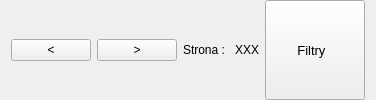
                      <widget class="QWidget" name="widget_9" native="true">
                       <property name="sizePolicy">
                        <sizepolicy hsizetype="Fixed" vsizetype="Fixed">
                         <horstretch>0</horstretch>
                         <verstretch>0</verstretch>
                        </sizepolicy>
                       </property>
                       <layout class="QHBoxLayout" name="horizontalLayout_4">
                        <property name="topMargin">
                         <number>0</number>
                        </property>
                        <property name="bottomMargin">
                         <number>0</number>
                        </property>
                        <item>
                         <widget class="QPushButton" name="prevEmailTableBtn">
                          <property name="sizePolicy">
                           <sizepolicy hsizetype="Fixed" vsizetype="Fixed">
                            <horstretch>0</horstretch>
                            <verstretch>0</verstretch>
                           </sizepolicy>
                          </property>
                          <property name="text">
                           <string>&lt;</string>
                          </property>
                         </widget>
                        </item>
                        <item>
                         <widget class="QPushButton" name="nextEmailTableBtn">
                          <property name="sizePolicy">
                           <sizepolicy hsizetype="Fixed" vsizetype="Fixed">
                            <horstretch>0</horstretch>
                            <verstretch>0</verstretch>
                           </sizepolicy>
                          </property>
                          <property name="text">
                           <string>&gt;</string>
                          </property>
                         </widget>
                        </item>
                        <item>
                         <widget class="QLabel" name="label_20">
                          <property name="sizePolicy">
                           <sizepolicy hsizetype="Fixed" vsizetype="Preferred">
                            <horstretch>0</horstretch>
                            <verstretch>0</verstretch>
                           </sizepolicy>
                          </property>
                          <property name="text">
                           <string>Strona : </string>
                          </property>
                         </widget>
                        </item>
                        <item>
                         <widget class="QLabel" name="pageNumberLabel">
                          <property name="sizePolicy">
                           <sizepolicy hsizetype="Fixed" vsizetype="Preferred">
                            <horstretch>0</horstretch>
                            <verstretch>0</verstretch>
                           </sizepolicy>
                          </property>
                          <property name="text">
                           <string>XXX</string>
                          </property>
                         </widget>
                        </item>
                        <item>
                         <widget class="QPushButton" name="showSearchPanelBtn">
                          <property name="sizePolicy">
                           <sizepolicy hsizetype="Minimum" vsizetype="Preferred">
                            <horstretch>0</horstretch>
                            <verstretch>0</verstretch>
                           </sizepolicy>
                          </property>
                          <property name="minimumSize">
                           <size>
                            <width>100</width>
                            <height>0</height>
                           </size>
                          </property>
                          <property name="font">
                           <font>
                            <pointsize>10</pointsize>
                            <bold>false</bold>
                            <hintingpreference>PreferDefaultHinting</hintingpreference>
                           </font>
                          </property>
                          <property name="text">
                           <string>Filtry  </string>
                          </property>
                          <property name="autoDefault">
                           <bool>false</bool>
                          </property>
                          <property name="flat">
                           <bool>false</bool>
                          </property>
                         </widget>
                        </item>
                       </layout>
                      </widget>
